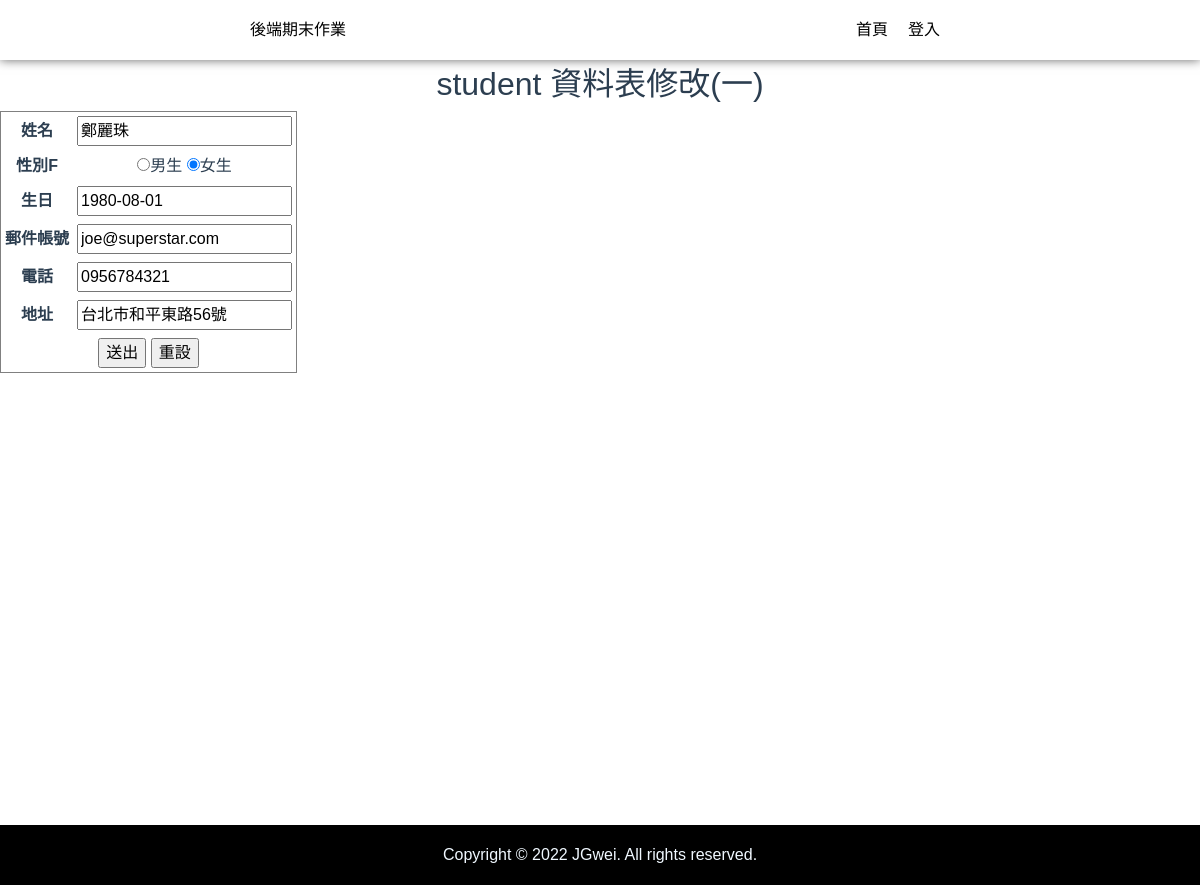
The page /edit/5/ on the database its author committed.
### studentsapp/models.py (models this page shows, shortened)
class student(models.Model):
	cName = models.CharField(max_length=20, null=False)
	cSex = models.CharField(max_length=2, default='M', null=False)
	cBirthday = models.DateField(null=False)
	cEmail = models.EmailField(max_length=100, blank=True, default='')
	cPhone = models.CharField(max_length=50, blank=True, default='')
	cAddr = models.CharField(max_length=255,blank=True, default='')

### studentsapp/views.py (the view)
# urls.py: path('edit/<int:id>/', views.edit), # 由 瀏覽器 開啟
def edit(request,id=None,mode=None):
	if mode == "edit":  # 由 edit.html 按 submit
		unit = student.objects.get(id=id)  #取得要修改的資料記錄
		unit.cName=request.GET['cName']
		unit.cSex=request.GET['cSex']
		unit.cBirthday=request.GET['cBirthday']
		unit.cEmail=request.GET['cEmail']
		unit.cPhone=request.GET['cPhone']
		unit.cAddr=request.GET['cAddr']
		unit.save()  #寫入資料庫
		message = '已修改...'
		return redirect('/index/')
	else: # 由網址列
		try:
			unit = student.objects.get(id=id)  #取得要修改的資料記錄
			strdate=str(unit.cBirthday)
			strdate2=strdate.replace("年","-")
			strdate2=strdate.replace("月","-")
			strdate2=strdate.replace("日","-")
			unit.cBirthday = strdate2
		except:
			message = "此 id不存在！"
		return render(request, "edit.html", locals())

### templates/edit.html (shortened to what this page needs)
{% extends "base.html" %}
{% block content %}
  <h2>student 資料表修改(一)</h2>
  <form action="/edit/{{unit.id}}/edit" method="GET" name="form1">
	<table border="1" cellspacing="1" cellpadding="4">
	  <tr>
		<th>姓名</th>
		<td ><input type="text" id="cName" name="cName" value={{unit.cName}}></td>
	  </tr>
		<th>性別{{unit.cSex}}</th>
		{% if unit.cSex == "M" %}
			<td >
			  <input name="cSex" type="radio" id="cSex1" value="M" checked="checked" />男生
			  <input name="cSex" type="radio" id="cSex2" value="F"/>女生
			</td>
		{% else %}
			<td>
			  <input name="cSex" type="radio" id="cSex1" value="M"/>男生
			  <input name="cSex" type="radio" id="cSex2" value="F" checked="checked"/>女生
			</td>
		{% endif %}
	  <tr>
		<th>生日</th>
		<td><input type="text" id="cBirthday" name="cBirthday" value={{unit.cBirthday}}></td>
	  </tr>
	  <tr>
	  <tr>
		<th>郵件帳號</th>
		<td><input type="text" id="cEmail" name="cEmail" value={{unit.cEmail}}></td>
	  </tr>
	  <tr>
		<th >電話</th>
		<td><input type="text" id="cPhone" name="cPhone" value={{unit.cPhone}}></td>
	  </tr>
	  <tr>
		<th>地址</th>
		<td><input type="text" id="cAddr" name="cAddr" value={{unit.cAddr}}></td>
	  </tr>
	  <tr>
		<th colspan="2" align="center">
		  <input type="submit" name="button" id="button" value="送出">
		  <input type="reset" name="button2" id="button2" value="重設"></th>
	  </tr>
	</table>
  </form>
{% endblock %}

### templates/base.html (style rules this page uses)
html, body { height: 100%; margin: 0; }

### rows shown on the page
student: cName "鄭麗珠", cSex "F", cBirthday "1980-08-01", cEmail "joe@superstar.com", cPhone "0956784321", cAddr "台北市和平東路56號"
